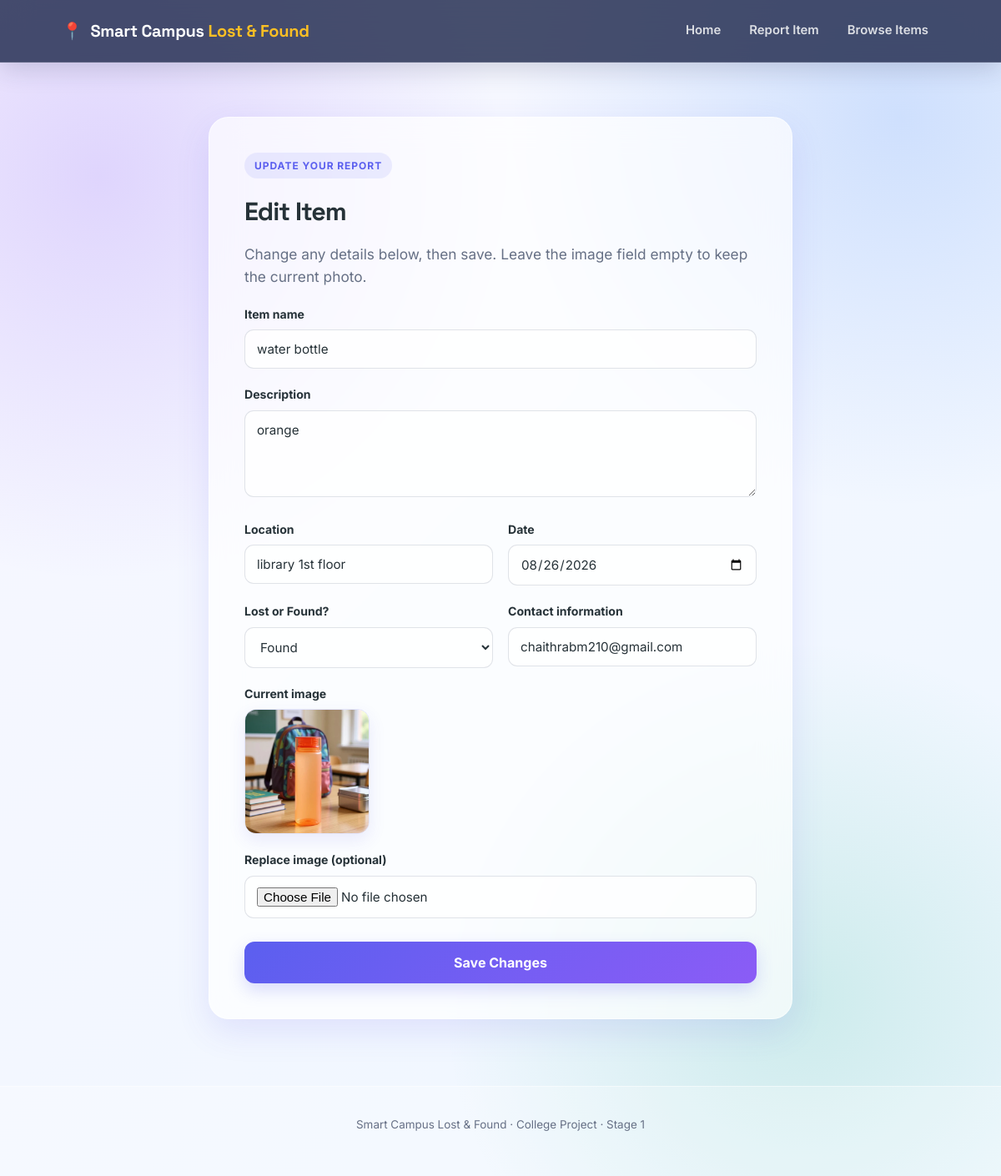
The app's page /edit/4 with its own data.
### tables this page shows
CREATE TABLE items (
            id INTEGER PRIMARY KEY AUTOINCREMENT,
            item_name TEXT NOT NULL,
            description TEXT,
            location TEXT,
            date TEXT,
            status TEXT NOT NULL,
            contact TEXT,
            image TEXT,
            is_resolved INTEGER NOT NULL DEFAULT 0
        );

### app.py (the view, shortened to what this page needs)
@app.route("/edit/<int:item_id>", methods=["GET", "POST"])
def edit(item_id):
    item = database.get_item_by_id(item_id)
    if item is None:
        flash("That report no longer exists.")
        return redirect(url_for("browse"))
    return render_template("edit.html", item=item)

### database.py (called while the page is built)
def get_db_connection():
    conn = sqlite3.connect(DB_NAME)
    conn.row_factory = sqlite3.Row
    return conn

def get_item_by_id(item_id):
    conn = get_db_connection()
    item = conn.execute("SELECT * FROM items WHERE id = ?", (item_id,)).fetchone()
    conn.close()
    return item

### templates/edit.html (shortened to what this page needs)
{% extends "base.html" %}
{% block content %}
<section class="form-section">
    <div class="form-card">
        <span class="eyebrow">Update your report</span>
        <h1>Edit Item</h1>
        <p class="hero-text">Change any details below, then save. Leave the image field empty to keep the current photo.</p>
        <form action="{{ url_for('edit', item_id=item.id) }}" method="POST" enctype="multipart/form-data">
            <div class="field">
                <label for="item_name">Item name</label>
                <input type="text" id="item_name" name="item_name" value="{{ item.item_name }}" required>
            </div>
            <div class="field">
                <label for="description">Description</label>
                <textarea id="description" name="description" rows="4" required>{{ item.description }}</textarea>
            </div>
            <div class="field-row">
                <div class="field">
                    <label for="location">Location</label>
                    <input type="text" id="location" name="location" value="{{ item.location }}" required>
                </div>
                <div class="field">
                    <label for="date">Date</label>
                    <input type="date" id="date" name="date" value="{{ item.date }}" required>
                </div>
            </div>
            <div class="field-row">
                <div class="field">
                    <label for="report_type">Lost or Found?</label>
                    <select id="report_type" name="report_type" required>
                        <option value="found" {% if item.status == 'found' %}selected{% endif %}>Found</option>
                    </select>
                </div>
                <div class="field">
                    <label for="contact">Contact information</label>
                    <input type="text" id="contact" name="contact" value="{{ item.contact }}" required>
                </div>
            </div>
            {% if item.image %}
                <div class="field">
                    <label>Current image</label>
                    <img class="current-image-preview"
                         src="{{ url_for('static', filename='uploads/' + item.image) }}"
                         alt="{{ item.item_name }}">
                </div>
            {% endif %}
            <div class="field">
                <label for="image">Replace image (optional)</label>
                <input type="file" id="image" name="image" accept="image/*">
            </div>
            <button type="submit" class="btn btn-submit">Save Changes</button>
        </form>
    </div>
</section>
{% endblock %}

### static/style.css (style rules this page uses)
:root { --primary: #5b5fef; --primary-dark: #4549c9; --secondary: #8b5cf6; --lost: #ef476f; --lost-light: #ffe4ec; --found: #06a77d; --found-light: #dcf8ef; --resolved: #64748b; --resolved-light: #eef2f7; --text: #263238; --muted: #667085; --white: rgba(255, 255, 255, 0.75); --white-solid: #ffffff; --border: rgba(255, 255, 255, 0.55); --shadow: 0 15px 40px rgba(79, 70, 229, 0.12); --radius: 20px; --font-display: "Space Grotesk", "Segoe UI", sans-serif; --font-body: "Inter", "Segoe UI", sans-serif; }
* { box-sizing: border-box; }
html { scroll-behavior: smooth; }
body { margin: 0; min-height: 100vh; font-family: var(--font-body); color: var(--text); line-height: 1.6; background: radial-gradient( circle at 10% 15%, rgba(139, 92, 246, 0.22), transparent 30% ), radial-gradient( circle at 90% 10%, rgba(59, 130, 246, 0.20), transparent 28% ), radial-gradient( circle at 80% 85%, rgba(6, 167, 125, 0.15), transparent 28% ), linear-gradient( 135deg, #f8f7ff, #eef7ff ); background-attachment: fixed; }
h1, h2 { font-family: var(--font-display); color: var(--text); margin: 0 0 12px; }
h1 { letter-spacing: -1px; }
p { margin: 0 0 16px; }
.eyebrow { display: inline-block; font-size: 0.75rem; font-weight: 700; letter-spacing: 0.08em; text-transform: uppercase; color: var(--primary); background: rgba(91, 95, 239, 0.10); padding: 6px 12px; border-radius: 999px; margin-bottom: 16px; }
.hero-text { max-width: 650px; margin: 0 auto; color: var(--muted); font-size: 1.08rem; }
.btn { display: inline-block; font-family: var(--font-body); font-weight: 700; font-size: 0.95rem; padding: 13px 22px; border-radius: 12px; border: none; cursor: pointer; transition: transform 0.2s ease, box-shadow 0.2s ease, background 0.2s ease; }
.btn-submit { width: 100%; margin-top: 8px; padding: 15px 22px; font-size: 1rem; color: white; background: linear-gradient( 135deg, var(--primary), var(--secondary) ); border-radius: 12px; box-shadow: 0 8px 20px rgba(91, 95, 239, 0.22); }
.form-section { display: flex; justify-content: center; }
.form-card { width: 100%; max-width: 700px; padding: 42px; background: rgba(255, 255, 255, 0.68); border: 1px solid var(--border); border-radius: 24px; backdrop-filter: blur(18px); -webkit-backdrop-filter: blur(18px); box-shadow: var(--shadow); }
.form-card h1 { font-size: 1.9rem; }
form { margin-top: 20px; }
.field { margin-bottom: 20px; flex: 1; }
.field-row { display: flex; gap: 18px; }
label { display: block; font-weight: 700; font-size: 0.88rem; color: var(--text); margin-bottom: 7px; }
input, select, textarea { width: 100%; padding: 13px 14px; font-family: var(--font-body); font-size: 0.95rem; color: var(--text); background: rgba(255, 255, 255, 0.75); border: 1px solid rgba(100, 116, 139, 0.20); border-radius: 11px; outline: none; transition: border 0.2s ease, box-shadow 0.2s ease, background 0.2s ease; }
textarea { resize: vertical; }
.current-image-preview { width: 150px; height: 150px; object-fit: cover; display: block; border-radius: 14px; border: 1px solid rgba(91, 95, 239, 0.15); box-shadow: 0 8px 20px rgba(79, 70, 229, 0.10); }
.hero-card, .form-card, .filter-bar, .item-card { animation: fadeUp 0.45s ease both; }

### records on screen
items: item_name "water bottle", description "orange", location "library 1st floor", date "08/26/2026", report_type "Found", contact "chaithrabm210@gmail.com", image (picture)
